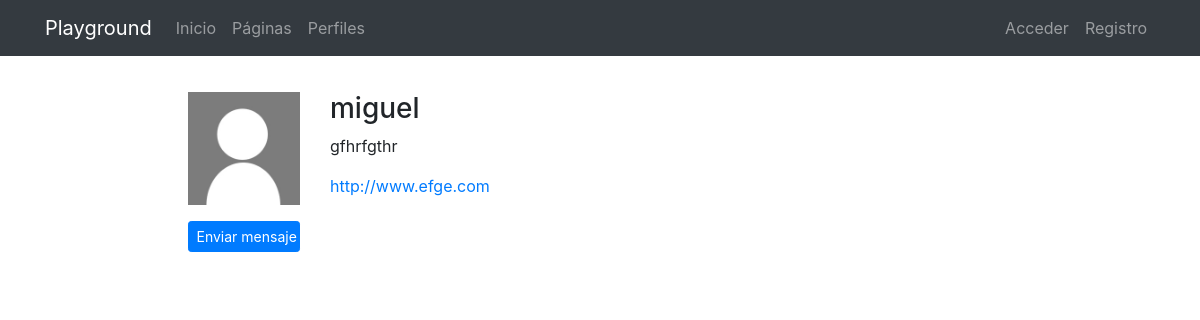
The app's page /profiles/miguel/, older data.
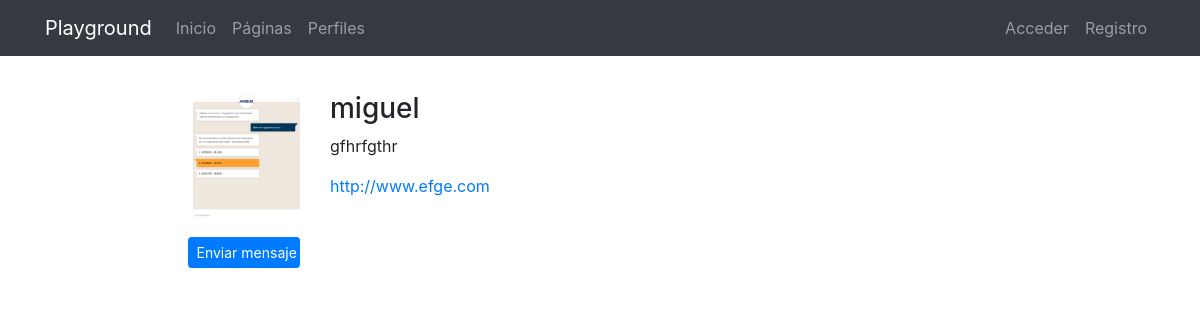
The same page, newer data.
### registration/models.py (models this page shows)
class Profile(models.Model):
    user = models.OneToOneField(User, on_delete=models.CASCADE)
    avatar = models.ImageField(upload_to=custom_upload_to, null=True, blank=True)
    bio = models.TextField(null=True, blank=True)
    link = models.URLField(max_length=200, null=True, blank=True)
    class Meta:
        ordering = ['user__username']

### profiles/views.py (the view)
# urls.py: path('<username>/', ProfileDetailView.as_view(), name='detail'),
class ProfileDetailView(DetailView):
    model = Profile
    template_name = 'profiles/profile_detail.html'
    def get_object(self):
        return get_object_or_404(Profile, user__username=self.kwargs['username'])

### profiles/templates/profiles/profile_detail.html (shortened to what this page needs)
{% extends 'core/base.html' %}
{% load static %}
{% block content %}
<main role="main">
  <div class="container">
    <div class="row mt-3">
      <div class="col-md-9 mx-auto mb-5">
        <form action="" method="post" enctype="multipart/form-data">{% csrf_token %}
          <div class="row">
            <div class="col-md-2">
              {% if profile.avatar %}
                <img src="{{profile.avatar.url}}" class="img-fluid">
              {% else %}
                <img src="{% static 'registration/img/no-avatar.jpg' %}" class="img-fluid">
              {% endif %}
              {% if request.user != profile.user %}
              <a href="{% url 'messenger:start' profile.user.username %}" class="btn btn-primary btn-sm btn-block mt-3" style="width:100%;">
                Enviar mensaje
              </a>
              {% endif %}
            </div>
            <div class="col-md-10">
              <h3>{{profile.user}}</h3>
              {% if profile.bio %}<p>{{profile.bio}}</p>{% endif %}
              {% if profile.link %}<p><a href="{{profile.link}}" target="_blank">{{profile.link}}</a></p>{% endif %}
            </div>
          </div>
        </form>
      </div>
    </div>
  </div>
</main>
{% endblock %}

Row changes from the older to the newer data that the page shows:
changed Profile "gfhrfgthr": avatar: picture added
